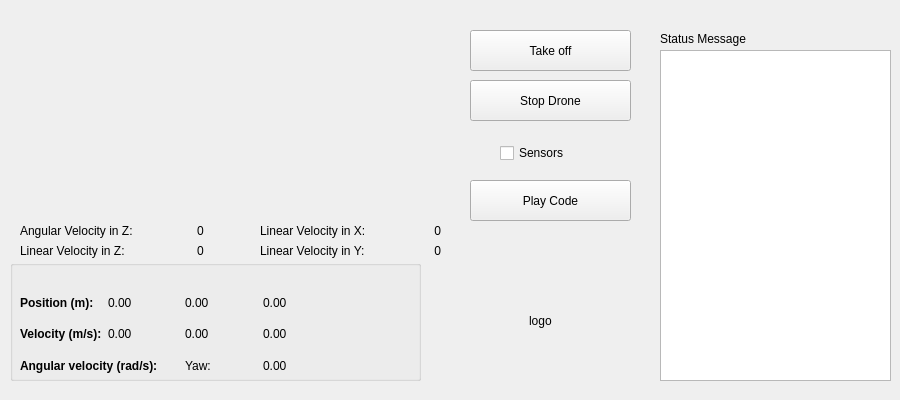
<?xml version="1.0" encoding="UTF-8"?>
<ui version="4.0">
 <class>MainWindow</class>
 <widget class="QWidget" name="MainWindow">
  <property name="geometry">
   <rect>
    <x>0</x>
    <y>0</y>
    <width>900</width>
    <height>400</height>
   </rect>
  </property>
  <property name="minimumSize">
   <size>
    <width>900</width>
    <height>400</height>
   </size>
  </property>
  <property name="maximumSize">
   <size>
    <width>1000</width>
    <height>1000</height>
   </size>
  </property>
  <property name="windowTitle">
   <string>Follow Road</string>
  </property>
  <widget class="QPushButton" name="takeoffButton">
   <property name="geometry">
    <rect>
     <x>470</x>
     <y>30</y>
     <width>161</width>
     <height>41</height>
    </rect>
   </property>
   <property name="text">
    <string>Take off</string>
   </property>
  </widget>
  <widget class="QCheckBox" name="sensorsCheck">
   <property name="geometry">
    <rect>
     <x>500</x>
     <y>140</y>
     <width>94</width>
     <height>26</height>
    </rect>
   </property>
   <property name="text">
    <string>Sensors</string>
   </property>
  </widget>
  <widget class="QLabel" name="altdLabel">
   <property name="geometry">
    <rect>
     <x>20</x>
     <y>240</y>
     <width>141</width>
     <height>21</height>
    </rect>
   </property>
   <property name="text">
    <string>Linear Velocity in Z: </string>
   </property>
  </widget>
  <widget class="QWidget" name="verticalLayoutWidget">
   <property name="geometry">
    <rect>
     <x>250</x>
     <y>20</y>
     <width>201</width>
     <height>201</height>
    </rect>
   </property>
   <layout class="QVBoxLayout" name="tlLayout">
    <property name="sizeConstraint">
     <enum>QLayout::SetMinimumSize</enum>
    </property>
   </layout>
  </widget>
  <widget class="QLabel" name="rotationLabel">
   <property name="geometry">
    <rect>
     <x>20</x>
     <y>220</y>
     <width>151</width>
     <height>21</height>
    </rect>
   </property>
   <property name="text">
    <string>Angular Velocity in Z:</string>
   </property>
  </widget>
  <widget class="QLabel" name="XLabel">
   <property name="geometry">
    <rect>
     <x>260</x>
     <y>220</y>
     <width>141</width>
     <height>21</height>
    </rect>
   </property>
   <property name="text">
    <string>Linear Velocity in X:</string>
   </property>
  </widget>
  <widget class="QLabel" name="YLabel">
   <property name="geometry">
    <rect>
     <x>260</x>
     <y>240</y>
     <width>141</width>
     <height>21</height>
    </rect>
   </property>
   <property name="text">
    <string>Linear Velocity in Y: </string>
   </property>
  </widget>
  <widget class="QLabel" name="XValue">
   <property name="geometry">
    <rect>
     <x>400</x>
     <y>220</y>
     <width>41</width>
     <height>21</height>
    </rect>
   </property>
   <property name="text">
    <string>0</string>
   </property>
   <property name="alignment">
    <set>Qt::AlignRight|Qt::AlignTrailing|Qt::AlignVCenter</set>
   </property>
  </widget>
  <widget class="QLabel" name="YValue">
   <property name="geometry">
    <rect>
     <x>400</x>
     <y>240</y>
     <width>41</width>
     <height>21</height>
    </rect>
   </property>
   <property name="text">
    <string>0</string>
   </property>
   <property name="alignment">
    <set>Qt::AlignRight|Qt::AlignTrailing|Qt::AlignVCenter</set>
   </property>
  </widget>
  <widget class="QLabel" name="altdValue">
   <property name="geometry">
    <rect>
     <x>180</x>
     <y>240</y>
     <width>41</width>
     <height>21</height>
    </rect>
   </property>
   <property name="text">
    <string>0</string>
   </property>
   <property name="alignment">
    <set>Qt::AlignCenter</set>
   </property>
  </widget>
  <widget class="QLabel" name="rotValue">
   <property name="geometry">
    <rect>
     <x>180</x>
     <y>220</y>
     <width>41</width>
     <height>21</height>
    </rect>
   </property>
   <property name="text">
    <string>0</string>
   </property>
   <property name="alignment">
    <set>Qt::AlignCenter</set>
   </property>
  </widget>
  <widget class="QLabel" name="img_logo">
   <property name="geometry">
    <rect>
     <x>529</x>
     <y>260</y>
     <width>121</width>
     <height>121</height>
    </rect>
   </property>
   <property name="text">
    <string>logo</string>
   </property>
  </widget>
  <widget class="QTextEdit" name="term_out">
   <property name="geometry">
    <rect>
     <x>660</x>
     <y>50</y>
     <width>231</width>
     <height>331</height>
    </rect>
   </property>
  </widget>
  <widget class="QLabel" name="label_5">
   <property name="geometry">
    <rect>
     <x>660</x>
     <y>30</y>
     <width>111</width>
     <height>17</height>
    </rect>
   </property>
   <property name="text">
    <string>Status Message</string>
   </property>
  </widget>
  <widget class="QWidget" name="verticalLayoutWidget_2">
   <property name="geometry">
    <rect>
     <x>20</x>
     <y>20</y>
     <width>201</width>
     <height>201</height>
    </rect>
   </property>
   <layout class="QVBoxLayout" name="tlLayout_2">
    <property name="sizeConstraint">
     <enum>QLayout::SetMinimumSize</enum>
    </property>
   </layout>
  </widget>
  <widget class="QPushButton" name="stopButton">
   <property name="geometry">
    <rect>
     <x>470</x>
     <y>80</y>
     <width>161</width>
     <height>41</height>
    </rect>
   </property>
   <property name="text">
    <string>Stop Drone</string>
   </property>
   <property name="icon">
    <iconset>
     <normaloff>stop.png</normaloff>stop.png</iconset>
   </property>
  </widget>
  <widget class="QGroupBox" name="info">
   <property name="geometry">
    <rect>
     <x>10</x>
     <y>260</y>
     <width>411</width>
     <height>121</height>
    </rect>
   </property>
   <property name="title">
    <string/>
   </property>
   <widget class="QWidget" name="gridLayoutWidget_2">
    <property name="geometry">
     <rect>
      <x>10</x>
      <y>30</y>
      <width>391</width>
      <height>88</height>
     </rect>
    </property>
    <layout class="QGridLayout" name="info_view">
     <item row="1" column="1">
      <widget class="QLabel" name="velX">
       <property name="text">
        <string>0.00</string>
       </property>
      </widget>
     </item>
     <item row="0" column="1">
      <widget class="QLabel" name="posX">
       <property name="text">
        <string>0.00</string>
       </property>
      </widget>
     </item>
     <item row="0" column="2">
      <widget class="QLabel" name="posY">
       <property name="text">
        <string>0.00</string>
       </property>
      </widget>
     </item>
     <item row="1" column="2">
      <widget class="QLabel" name="velY">
       <property name="text">
        <string>0.00</string>
       </property>
      </widget>
     </item>
     <item row="0" column="3">
      <widget class="QLabel" name="posZ">
       <property name="text">
        <string>0.00</string>
       </property>
      </widget>
     </item>
     <item row="1" column="3">
      <widget class="QLabel" name="velZ">
       <property name="text">
        <string>0.00</string>
       </property>
      </widget>
     </item>
     <item row="1" column="0">
      <widget class="QLabel" name="velInfo">
       <property name="font">
        <font>
         <weight>75</weight>
         <bold>true</bold>
        </font>
       </property>
       <property name="text">
        <string>Velocity (m/s):</string>
       </property>
      </widget>
     </item>
     <item row="0" column="0">
      <widget class="QLabel" name="posInfo">
       <property name="font">
        <font>
         <weight>75</weight>
         <bold>true</bold>
        </font>
       </property>
       <property name="text">
        <string>Position (m):</string>
       </property>
      </widget>
     </item>
     <item row="0" column="5">
      <widget class="QLabel" name="posFrame">
       <property name="text">
        <string/>
       </property>
      </widget>
     </item>
     <item row="2" column="0" colspan="2">
      <widget class="QLabel" name="label_6">
       <property name="font">
        <font>
         <weight>75</weight>
         <bold>true</bold>
        </font>
       </property>
       <property name="text">
        <string>Angular velocity (rad/s):</string>
       </property>
      </widget>
     </item>
     <item row="2" column="3">
      <widget class="QLabel" name="velYaw">
       <property name="text">
        <string>0.00</string>
       </property>
      </widget>
     </item>
     <item row="2" column="2">
      <widget class="QLabel" name="label_7">
       <property name="text">
        <string>Yaw:</string>
       </property>
      </widget>
     </item>
     <item row="1" column="5" rowspan="2">
      <widget class="QLabel" name="velFrame">
       <property name="text">
        <string/>
       </property>
      </widget>
     </item>
    </layout>
   </widget>
  </widget>
  <widget class="QPushButton" name="playButton">
   <property name="geometry">
    <rect>
     <x>470</x>
     <y>180</y>
     <width>161</width>
     <height>41</height>
    </rect>
   </property>
   <property name="text">
    <string>Play Code</string>
   </property>
   <property name="icon">
    <iconset>
     <normaloff>play.png</normaloff>play.png</iconset>
   </property>
  </widget>
 </widget>
 <resources/>
 <connections/>
</ui>
